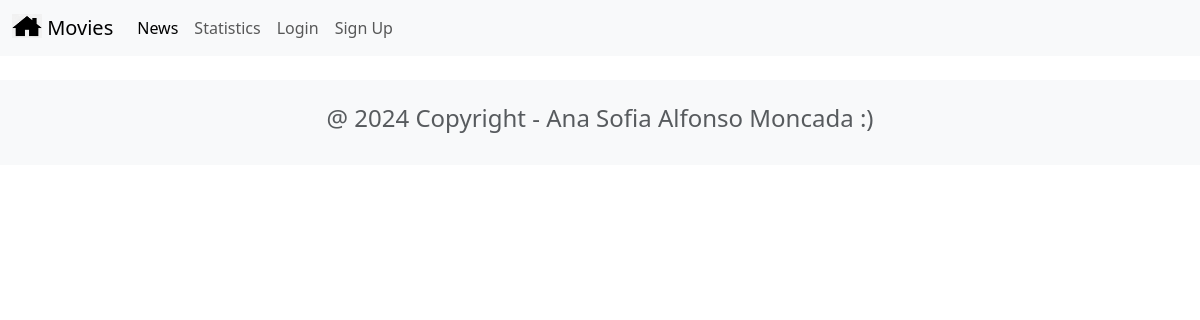
The page /news/ on the database as committed earlier.
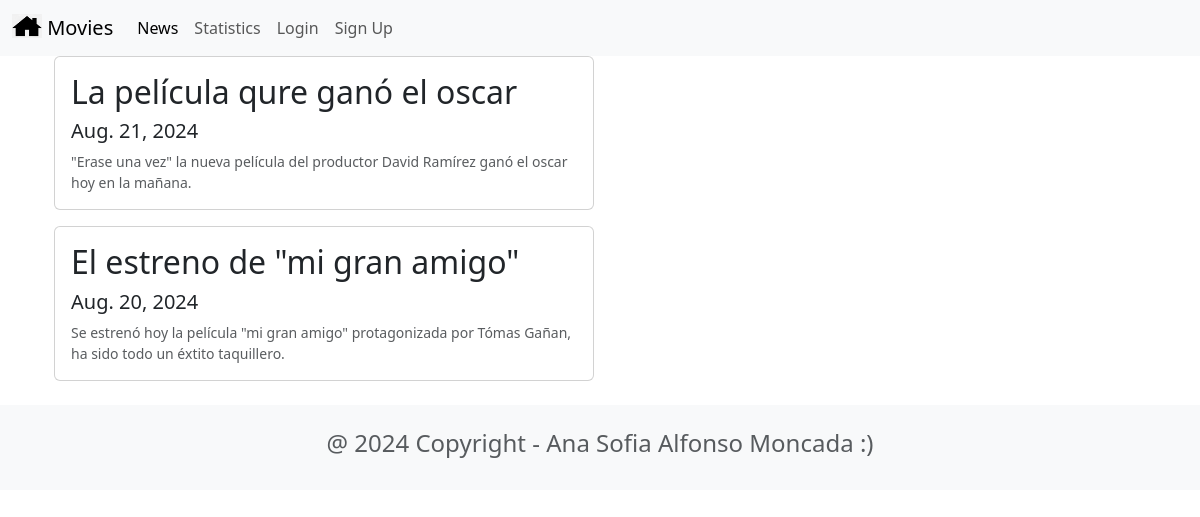
The same page on the database as committed later.
### news/models.py (models this page shows, shortened)
class News(models.Model):
    headline= models.CharField(max_length=200)
    body = models.TextField()
    date= models.DateField()

### news/views.py (the view)
# urls.py: path('news/', include('news.urls'), name='news'),
def news(request):
    newss = News.objects.all().order_by('-date')
    return render(request, 'news.html', {'newss':newss})

### news/templates/news.html (shortened to what this page needs)
{% extends 'base.html' %}
{% block content %}
<head>
    <link href="https://cdn.jsdelivr.net/npm/bootstrap@5.3.3/dist/css/bootstrap.min.css" rel="stylesheet">
</head>
 <div class=" container">
    {% for news in newss %}
    <div class="card mb-3" style="max-width: 540px;">
        <div class="row g-0">
            <div>
                <div class="card-body">
                    <h2 class="card-title">{{ news.headline }}</h2>
                    <h5 class="card-text">{{ news.date }}</h5>
                    <p class="card-text"><small class="text-muted">{{ news.body }}</small></p>
                </div>
            </div>
        </div>
    </div>
    {% endfor %}
 </div>
{% endblock content %}

### moviereviews/templates/base.html (shortened to what this page needs)
<head>
    <link href="https://cdn.jsdelivr.net/npm/bootstrap@5.3.3/dist/css/bootstrap.min.css" rel="stylesheet">
</head>
<nav class="navbar navbar-expand-lg bg-body-tertiary">
    <div class="container-fluid">
        <a class="navbar-brand" href="{% url 'home' %}">
            {% load static %}
            <img src="{% static 'images/movie.png' %}" alt="" width="30" height="24" class="d-inline-block align-text-top"/>
            Movies
        </a>
      <div class="collapse navbar-collapse" id="navbarSupportedContent">
        <ul class="navbar-nav me-auto mb-2 mb-lg-0">
          <li class="nav-item">
            <a class="nav-link active" aria-current="page" href="{% url 'news' %}">News</a>
          </li>
          <li class="nav-item">
            <a class="nav-link" href="{% url 'statistics' %}">Statistics </a>
          </li>
          <li class="nav-item">
            <a class="nav-link" href="#">Login</a>
          </li>
          <li class="nav-item">
            <a class="nav-link" href="#">Sign Up</a>
          </li>
        </ul>
      </div>
    </div>
  </nav>
<div class="container">
    {% block content %}
    {% endblock content %}
</div>
<footer class="text-center text-lg-start bg-light text-muted mt-4">
    <div class="container">
        <div class="row">
            <div class="text-center p-4">
                <h4>@ 2024 Copyright - Ana Sofia Alfonso Moncada :)</h4>
            </div>
        </div>
    </div>
</footer>

Rows that differ between the two databases and show on the page:
added News: headline "La película qure ganó el oscar", date "Aug. 21, 2024", body "\"Erase una vez\" la nueva película del productor David Ramírez ganó el oscar hoy en la mañana."
added News: headline "El estreno de \"mi gran amigo\"", date "Aug. 20, 2024", body "Se estrenó hoy la película \"mi gran amigo\" protagonizada por Tómas Gañan, ha sido todo un éxtito taquillero."
